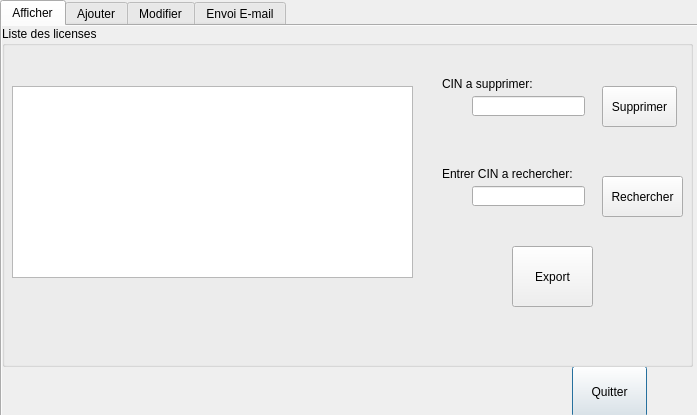
<?xml version="1.0" encoding="UTF-8"?>
<ui version="4.0">
 <class>license_button</class>
 <widget class="QDialog" name="license_button">
  <property name="geometry">
   <rect>
    <x>0</x>
    <y>0</y>
    <width>697</width>
    <height>415</height>
   </rect>
  </property>
  <property name="windowTitle">
   <string>Dialog</string>
  </property>
  <widget class="QLabel" name="label_23">
   <property name="geometry">
    <rect>
     <x>20</x>
     <y>360</y>
     <width>61</width>
     <height>121</height>
    </rect>
   </property>
   <property name="frameShadow">
    <enum>QFrame::Plain</enum>
   </property>
   <property name="text">
    <string>.</string>
   </property>
  </widget>
  <widget class="QTabWidget" name="tabWidget_license">
   <property name="geometry">
    <rect>
     <x>0</x>
     <y>0</y>
     <width>701</width>
     <height>421</height>
    </rect>
   </property>
   <property name="autoFillBackground">
    <bool>true</bool>
   </property>
   <property name="currentIndex">
    <number>0</number>
   </property>
   <widget class="QWidget" name="Afficher">
    <property name="autoFillBackground">
     <bool>true</bool>
    </property>
    <attribute name="title">
     <string>Afficher</string>
    </attribute>
    <widget class="QPushButton" name="pushButton_quit">
     <property name="geometry">
      <rect>
       <x>570</x>
       <y>340</y>
       <width>75</width>
       <height>51</height>
      </rect>
     </property>
     <property name="text">
      <string>Quitter</string>
     </property>
    </widget>
    <widget class="QGroupBox" name="groupBox_2">
     <property name="geometry">
      <rect>
       <x>0</x>
       <y>0</y>
       <width>691</width>
       <height>341</height>
      </rect>
     </property>
     <property name="autoFillBackground">
      <bool>true</bool>
     </property>
     <property name="title">
      <string>Liste des licenses</string>
     </property>
     <widget class="QPushButton" name="pushButton_sup">
      <property name="geometry">
       <rect>
        <x>600</x>
        <y>60</y>
        <width>75</width>
        <height>41</height>
       </rect>
      </property>
      <property name="text">
       <string>Supprimer</string>
      </property>
     </widget>
     <widget class="QTableView" name="tableView_license">
      <property name="geometry">
       <rect>
        <x>10</x>
        <y>60</y>
        <width>401</width>
        <height>192</height>
       </rect>
      </property>
     </widget>
     <widget class="QLabel" name="label_11_license">
      <property name="geometry">
       <rect>
        <x>440</x>
        <y>50</y>
        <width>91</width>
        <height>16</height>
       </rect>
      </property>
      <property name="text">
       <string>CIN a supprimer:</string>
      </property>
     </widget>
     <widget class="QLineEdit" name="lineEdit_CINsup_license">
      <property name="geometry">
       <rect>
        <x>470</x>
        <y>70</y>
        <width>113</width>
        <height>20</height>
       </rect>
      </property>
     </widget>
     <widget class="QLineEdit" name="lineEdit_CINrec_license">
      <property name="geometry">
       <rect>
        <x>470</x>
        <y>160</y>
        <width>113</width>
        <height>20</height>
       </rect>
      </property>
     </widget>
     <widget class="QPushButton" name="pushButton_rec_license">
      <property name="geometry">
       <rect>
        <x>600</x>
        <y>150</y>
        <width>81</width>
        <height>41</height>
       </rect>
      </property>
      <property name="text">
       <string>Rechercher</string>
      </property>
     </widget>
     <widget class="QLabel" name="label_4_license">
      <property name="geometry">
       <rect>
        <x>440</x>
        <y>140</y>
        <width>131</width>
        <height>16</height>
       </rect>
      </property>
      <property name="text">
       <string>Entrer CIN a rechercher:</string>
      </property>
     </widget>
     <widget class="QPushButton" name="export_excel">
      <property name="geometry">
       <rect>
        <x>510</x>
        <y>220</y>
        <width>81</width>
        <height>61</height>
       </rect>
      </property>
      <property name="text">
       <string>Export</string>
      </property>
     </widget>
    </widget>
    <widget class="QLabel" name="label">
     <property name="geometry">
      <rect>
       <x>-4</x>
       <y>-8</y>
       <width>711</width>
       <height>411</height>
      </rect>
     </property>
     <property name="text">
      <string>TextLabel</string>
     </property>
    </widget>
    <zorder>label</zorder>
    <zorder>pushButton_quit</zorder>
    <zorder>groupBox_2</zorder>
   </widget>
   <widget class="QWidget" name="Ajouter">
    <property name="autoFillBackground">
     <bool>true</bool>
    </property>
    <attribute name="title">
     <string>Ajouter</string>
    </attribute>
    <widget class="QGroupBox" name="groupBox">
     <property name="geometry">
      <rect>
       <x>0</x>
       <y>0</y>
       <width>691</width>
       <height>391</height>
      </rect>
     </property>
     <property name="title">
      <string>Ajouter une license</string>
     </property>
     <widget class="QLabel" name="label_license">
      <property name="geometry">
       <rect>
        <x>30</x>
        <y>30</y>
        <width>47</width>
        <height>13</height>
       </rect>
      </property>
      <property name="text">
       <string>CIN</string>
      </property>
     </widget>
     <widget class="QLabel" name="label_2_license">
      <property name="geometry">
       <rect>
        <x>30</x>
        <y>80</y>
        <width>47</width>
        <height>13</height>
       </rect>
      </property>
      <property name="text">
       <string>Nom</string>
      </property>
     </widget>
     <widget class="QLabel" name="label_3_license">
      <property name="geometry">
       <rect>
        <x>30</x>
        <y>130</y>
        <width>47</width>
        <height>13</height>
       </rect>
      </property>
      <property name="text">
       <string>Prenom</string>
      </property>
     </widget>
     <widget class="QPushButton" name="pushButton_Ajouter_license">
      <property name="geometry">
       <rect>
        <x>240</x>
        <y>210</y>
        <width>211</width>
        <height>81</height>
       </rect>
      </property>
      <property name="text">
       <string>Ajouter</string>
      </property>
     </widget>
     <widget class="QLineEdit" name="lineEdit_CIN_license">
      <property name="geometry">
       <rect>
        <x>90</x>
        <y>30</y>
        <width>113</width>
        <height>20</height>
       </rect>
      </property>
     </widget>
     <widget class="QLineEdit" name="lineEdit_Nom_license">
      <property name="geometry">
       <rect>
        <x>90</x>
        <y>80</y>
        <width>113</width>
        <height>20</height>
       </rect>
      </property>
     </widget>
     <widget class="QLineEdit" name="lineEdit_Pr_license">
      <property name="geometry">
       <rect>
        <x>90</x>
        <y>130</y>
        <width>113</width>
        <height>20</height>
       </rect>
      </property>
     </widget>
     <widget class="QLabel" name="label_6_license">
      <property name="geometry">
       <rect>
        <x>350</x>
        <y>30</y>
        <width>81</width>
        <height>16</height>
       </rect>
      </property>
      <property name="text">
       <string>Nom du licenses:</string>
      </property>
     </widget>
     <widget class="QLineEdit" name="lineEdit_nl_license">
      <property name="geometry">
       <rect>
        <x>440</x>
        <y>30</y>
        <width>113</width>
        <height>20</height>
       </rect>
      </property>
     </widget>
     <widget class="QLabel" name="label_14_license">
      <property name="geometry">
       <rect>
        <x>390</x>
        <y>90</y>
        <width>47</width>
        <height>13</height>
       </rect>
      </property>
      <property name="text">
       <string>E-mail:</string>
      </property>
     </widget>
     <widget class="QLineEdit" name="lineEdit_mail_license">
      <property name="geometry">
       <rect>
        <x>440</x>
        <y>90</y>
        <width>113</width>
        <height>20</height>
       </rect>
      </property>
     </widget>
     <widget class="QLabel" name="label_2">
      <property name="geometry">
       <rect>
        <x>-14</x>
        <y>-8</y>
        <width>721</width>
        <height>411</height>
       </rect>
      </property>
      <property name="text">
       <string>TextLabel</string>
      </property>
     </widget>
     <zorder>label_2</zorder>
     <zorder>label_license</zorder>
     <zorder>label_2_license</zorder>
     <zorder>label_3_license</zorder>
     <zorder>pushButton_Ajouter_license</zorder>
     <zorder>lineEdit_CIN_license</zorder>
     <zorder>lineEdit_Nom_license</zorder>
     <zorder>lineEdit_Pr_license</zorder>
     <zorder>label_6_license</zorder>
     <zorder>lineEdit_nl_license</zorder>
     <zorder>label_14_license</zorder>
     <zorder>lineEdit_mail_license</zorder>
    </widget>
   </widget>
   <widget class="QWidget" name="tab">
    <attribute name="title">
     <string>Modifier</string>
    </attribute>
    <widget class="QGroupBox" name="groupBox_3">
     <property name="geometry">
      <rect>
       <x>0</x>
       <y>0</y>
       <width>691</width>
       <height>391</height>
      </rect>
     </property>
     <property name="title">
      <string>Modifier</string>
     </property>
     <widget class="QLabel" name="label_2_license_2">
      <property name="geometry">
       <rect>
        <x>30</x>
        <y>90</y>
        <width>47</width>
        <height>13</height>
       </rect>
      </property>
      <property name="text">
       <string>Nom</string>
      </property>
     </widget>
     <widget class="QLabel" name="label_license_2">
      <property name="geometry">
       <rect>
        <x>30</x>
        <y>40</y>
        <width>47</width>
        <height>13</height>
       </rect>
      </property>
      <property name="text">
       <string>CIN</string>
      </property>
     </widget>
     <widget class="QLabel" name="label_3_license_2">
      <property name="geometry">
       <rect>
        <x>30</x>
        <y>140</y>
        <width>47</width>
        <height>13</height>
       </rect>
      </property>
      <property name="text">
       <string>Prenom</string>
      </property>
     </widget>
     <widget class="QLineEdit" name="lineEdit_CIN_license_2">
      <property name="geometry">
       <rect>
        <x>90</x>
        <y>40</y>
        <width>113</width>
        <height>20</height>
       </rect>
      </property>
     </widget>
     <widget class="QLineEdit" name="lineEdit_Pr_license_2">
      <property name="geometry">
       <rect>
        <x>90</x>
        <y>140</y>
        <width>113</width>
        <height>20</height>
       </rect>
      </property>
     </widget>
     <widget class="QLineEdit" name="lineEdit_Nom_license_2">
      <property name="geometry">
       <rect>
        <x>90</x>
        <y>90</y>
        <width>113</width>
        <height>20</height>
       </rect>
      </property>
     </widget>
     <widget class="QLabel" name="label_6_license_2">
      <property name="geometry">
       <rect>
        <x>350</x>
        <y>40</y>
        <width>81</width>
        <height>16</height>
       </rect>
      </property>
      <property name="text">
       <string>Nom du licenses:</string>
      </property>
     </widget>
     <widget class="QLineEdit" name="lineEdit_mail_license_2">
      <property name="geometry">
       <rect>
        <x>440</x>
        <y>100</y>
        <width>113</width>
        <height>20</height>
       </rect>
      </property>
     </widget>
     <widget class="QLineEdit" name="lineEdit_nl_license_2">
      <property name="geometry">
       <rect>
        <x>440</x>
        <y>40</y>
        <width>113</width>
        <height>20</height>
       </rect>
      </property>
     </widget>
     <widget class="QLabel" name="label_14_license_2">
      <property name="geometry">
       <rect>
        <x>390</x>
        <y>100</y>
        <width>47</width>
        <height>13</height>
       </rect>
      </property>
      <property name="text">
       <string>E-mail:</string>
      </property>
     </widget>
     <widget class="QPushButton" name="pushButton_mod_license_2">
      <property name="geometry">
       <rect>
        <x>230</x>
        <y>200</y>
        <width>211</width>
        <height>81</height>
       </rect>
      </property>
      <property name="text">
       <string>Modifier</string>
      </property>
     </widget>
     <widget class="QLabel" name="label_3">
      <property name="geometry">
       <rect>
        <x>-14</x>
        <y>-8</y>
        <width>751</width>
        <height>421</height>
       </rect>
      </property>
      <property name="text">
       <string>TextLabel</string>
      </property>
     </widget>
     <zorder>label_3</zorder>
     <zorder>label_2_license_2</zorder>
     <zorder>label_license_2</zorder>
     <zorder>label_3_license_2</zorder>
     <zorder>lineEdit_CIN_license_2</zorder>
     <zorder>lineEdit_Pr_license_2</zorder>
     <zorder>lineEdit_Nom_license_2</zorder>
     <zorder>label_6_license_2</zorder>
     <zorder>lineEdit_mail_license_2</zorder>
     <zorder>lineEdit_nl_license_2</zorder>
     <zorder>label_14_license_2</zorder>
     <zorder>pushButton_mod_license_2</zorder>
    </widget>
   </widget>
   <widget class="QWidget" name="Email">
    <property name="autoFillBackground">
     <bool>true</bool>
    </property>
    <attribute name="title">
     <string>Envoi E-mail</string>
    </attribute>
    <widget class="QLabel" name="label_8">
     <property name="geometry">
      <rect>
       <x>20</x>
       <y>20</y>
       <width>16</width>
       <height>16</height>
      </rect>
     </property>
     <property name="text">
      <string>À:</string>
     </property>
    </widget>
    <widget class="QLabel" name="label_9">
     <property name="geometry">
      <rect>
       <x>20</x>
       <y>50</y>
       <width>47</width>
       <height>13</height>
      </rect>
     </property>
     <property name="text">
      <string>Sujet:</string>
     </property>
    </widget>
    <widget class="QLabel" name="Attachement">
     <property name="geometry">
      <rect>
       <x>20</x>
       <y>80</y>
       <width>71</width>
       <height>16</height>
      </rect>
     </property>
     <property name="text">
      <string>Attachement:</string>
     </property>
    </widget>
    <widget class="QLineEdit" name="rcpt">
     <property name="geometry">
      <rect>
       <x>60</x>
       <y>20</y>
       <width>371</width>
       <height>21</height>
      </rect>
     </property>
    </widget>
    <widget class="QLineEdit" name="subject">
     <property name="geometry">
      <rect>
       <x>60</x>
       <y>50</y>
       <width>371</width>
       <height>21</height>
      </rect>
     </property>
    </widget>
    <widget class="QLineEdit" name="file">
     <property name="geometry">
      <rect>
       <x>90</x>
       <y>80</y>
       <width>421</width>
       <height>21</height>
      </rect>
     </property>
    </widget>
    <widget class="QTextEdit" name="msg">
     <property name="geometry">
      <rect>
       <x>20</x>
       <y>120</y>
       <width>441</width>
       <height>221</height>
      </rect>
     </property>
    </widget>
    <widget class="QPushButton" name="sendBtn">
     <property name="geometry">
      <rect>
       <x>470</x>
       <y>190</y>
       <width>211</width>
       <height>81</height>
      </rect>
     </property>
     <property name="text">
      <string>Envoyer</string>
     </property>
    </widget>
    <widget class="QLineEdit" name="mail_pass">
     <property name="geometry">
      <rect>
       <x>560</x>
       <y>20</y>
       <width>113</width>
       <height>20</height>
      </rect>
     </property>
     <property name="echoMode">
      <enum>QLineEdit::Password</enum>
     </property>
    </widget>
    <widget class="QLabel" name="label_24">
     <property name="geometry">
      <rect>
       <x>450</x>
       <y>20</y>
       <width>101</width>
       <height>16</height>
      </rect>
     </property>
     <property name="text">
      <string>Votre mot de passe:</string>
     </property>
    </widget>
    <widget class="QPushButton" name="browseBtn">
     <property name="geometry">
      <rect>
       <x>550</x>
       <y>80</y>
       <width>75</width>
       <height>23</height>
      </rect>
     </property>
     <property name="text">
      <string>Parcour...</string>
     </property>
    </widget>
    <widget class="QLabel" name="label_4">
     <property name="geometry">
      <rect>
       <x>-4</x>
       <y>-8</y>
       <width>721</width>
       <height>411</height>
      </rect>
     </property>
     <property name="text">
      <string>TextLabel</string>
     </property>
    </widget>
    <zorder>label_4</zorder>
    <zorder>label_8</zorder>
    <zorder>label_9</zorder>
    <zorder>Attachement</zorder>
    <zorder>rcpt</zorder>
    <zorder>subject</zorder>
    <zorder>file</zorder>
    <zorder>msg</zorder>
    <zorder>sendBtn</zorder>
    <zorder>mail_pass</zorder>
    <zorder>label_24</zorder>
    <zorder>browseBtn</zorder>
   </widget>
  </widget>
 </widget>
 <resources/>
 <connections/>
</ui>
